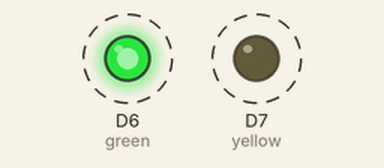
Bench run of a sketch on a simulated ESP8266 (NodeMCU). Shown: output pins drawn as LEDs (lit = HIGH). Dashed ring = blinking.

Above: at 0.5 s.
Timing chart, 0 to 4.6 s (numbered marks = the images above):
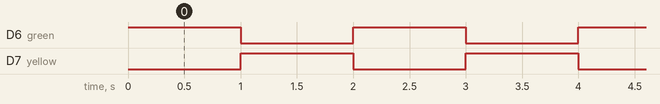

The sketch:

LED2.ino
```cpp
int green = D6;
int yellow = D7;

void setup() {
  // put your setup code here, to run once:
  pinMode(green, OUTPUT);
  pinMode(yellow, OUTPUT);
}

void loop() {
  // put your main code here, to run repeatedly:
  digitalWrite(green, HIGH);
  digitalWrite(yellow, LOW);
  delay(1000);
  digitalWrite(green, LOW);
  digitalWrite(yellow, HIGH);
  delay(1000);
}
```

Measured:
- by itself, D6 (green), D7 (yellow): alternates HIGH for 1.0 s and LOW for 1.0 s
